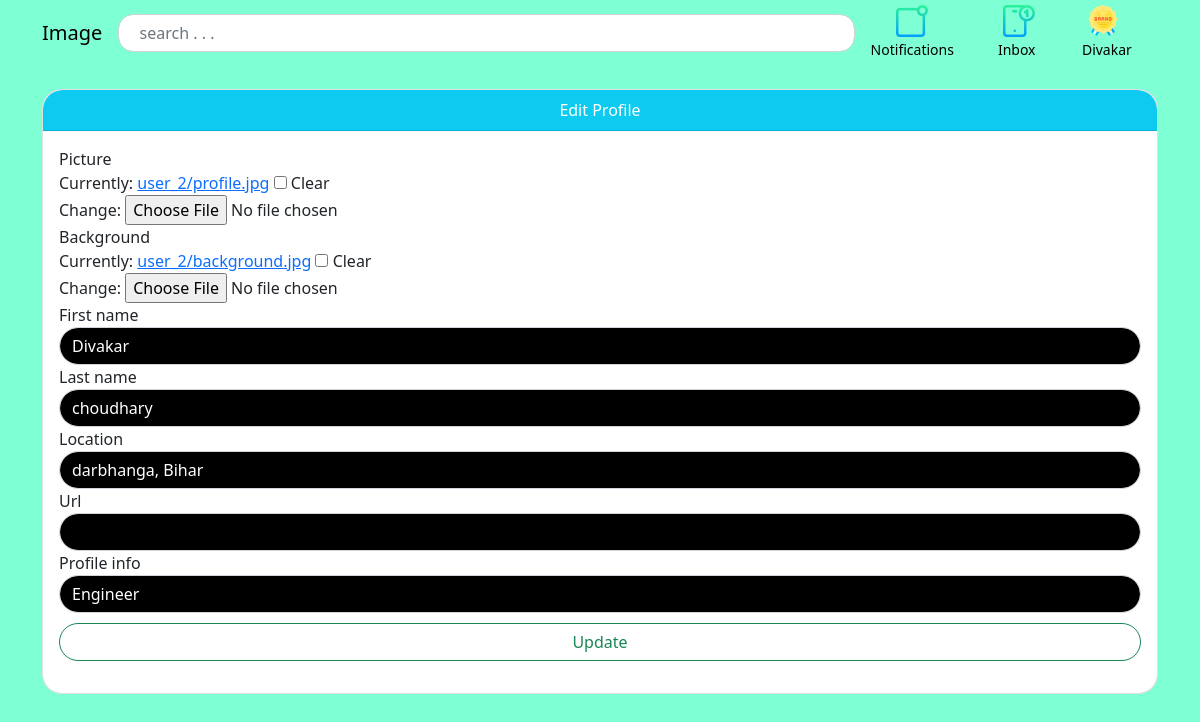
The page /user/profile/edit (signed in) on the database its author committed.
### authy/models.py (models this page shows, shortened)
class Profile(models.Model):
	user = models.OneToOneField(User, on_delete=models.CASCADE, related_name='profile')
	first_name = models.CharField(max_length=50, null=True, blank=True)
	last_name = models.CharField(max_length=50, null=True, blank=True)
	location = models.CharField(max_length=50, null=True, blank=True)
	url = models.CharField(max_length=80, null=True, blank=True)
	profile_info = models.TextField(max_length=150, null=True, blank=True)
	created = models.DateField(auto_now_add=True)
	favorites = models.ManyToManyField(Post)
	picture = models.ImageField(upload_to=user_directory_path, blank=True, null=True, verbose_name='Picture')
	background = models.ImageField(upload_to=user_bg__directory_path, blank=True, null=True, verbose_name='Background')

### authy/views.py (the view)
# urls.py: path('profile/edit', EditProfile, name='edit-profile'),
@login_required
def EditProfile(request):
	user = request.user.id
	profile = Profile.objects.get(user__id=user)
	BASE_WIDTH = 400
	if request.method == 'POST':
		form = EditProfileForm(request.POST, request.FILES, instance=request.user.profile)
		if form.is_valid():
			profile.picture = form.cleaned_data.get('picture')
			profile.background = form.cleaned_data.get('background')
			profile.first_name = form.cleaned_data.get('first_name')
			profile.last_name = form.cleaned_data.get('last_name')
			profile.location = form.cleaned_data.get('location')
			profile.url = form.cleaned_data.get('url')
			profile.profile_info = form.cleaned_data.get('profile_info')
			profile.save()
			return redirect('profile', request.user)
	else:
		form = EditProfileForm(instance=request.user.profile)
	context = {
		'form':form,
	}
	return render(request, 'edit_profile.html', context)

### authy/forms.py
class EditProfileForm(forms.ModelForm):
	picture = forms.ImageField(required=False)
	background = forms.ImageField(required=False)
	first_name = forms.CharField(widget=forms.TextInput(), max_length=50, required=False)
	last_name = forms.CharField(widget=forms.TextInput(), max_length=50, required=False)
	location = forms.CharField(widget=forms.TextInput(), max_length=25, required=False)
	url = forms.URLField(widget=forms.TextInput(), max_length=60, required=False)
	profile_info = forms.CharField(widget=forms.TextInput(), max_length=260, required=False)
	class Meta:
		model = Profile
		fields = ('picture', 'background','first_name', 'last_name', 'location', 'url', 'profile_info')

### direct/views.py (called while the page is built)
def checkDirects(request):
	directs_count = 0
	if request.user.is_authenticated:
		directs_count = Message.objects.filter(user=request.user, is_read=False).count()
	return {'directs_count':directs_count}

### notifications/views.py (called while the page is built)
def CountNotifications(request):
	count_notifications = 0
	if request.user.is_authenticated:
		count_notifications = Notification.objects.filter(user=request.user, is_seen=False).count()
	return {'count_notifications':count_notifications}

### instagram_clone/templates/edit_profile.html (shortened to what this page needs)
{% extends 'base.html' %} {% load static %} {% load crispy_forms_tags %} {% block content %}
<div class="container my-4">
  <div class="" style="">
    <div class="card" style="border-radius:20px;">
        <form
          method="post"
          enctype="multipart/form-data"
          action=""
          role="form"
          style=""
        >
        <div class="card-header text-center bg-info text-white" style="border-top-right-radius:20px;border-top-left-radius:20px;">
       Edit Profile
        </div>
        <div class="card-body">
          <div class="field">
            <div class="file is-boxed">
              {{ form.picture | as_crispy_field }}
            </div>
          </div>
          <div class="field">
            <div class="file is-boxed">
              {{ form.background | as_crispy_field }}
            </div>
          </div>
          <div class="field">
            <div class="control">{{ form.first_name | as_crispy_field }}</div>
          </div>
          <div class="field">
            <div class="control">{{ form.last_name | as_crispy_field }}</div>
          </div>
          <div class="field">
            <div class="control">{{ form.location | as_crispy_field }}</div>
          </div>
          <div class="field">
            <div class="control">{{ form.url | as_crispy_field }}</div>
          </div>
          <div class="field">
            <div class="control">{{ form.profile_info | as_crispy_field }}</div>
          </div>
          <div class="field" style="margin-top: 10px">
            <p class="control">
              <button
                type="submit"
                style=" width: 100%; border-radius:20px; "
                value="login"
                class="btn btn-outline-success"
              >
                Update
              </button>
            </p>
          </div>
          </div>
        </form>
    </div>
  </div>
</div>
{% endblock %}

### instagram_clone/templates/base.html (shortened to what this page needs)
{% load static %}
<!DOCTYPE html>
<html>
  <head>
    <link
      rel="stylesheet"
      href="https://cdn.jsdelivr.net/npm/bootstrap@5.1.1/dist/css/bootstrap.min.css"
    />
    <link href="https://cdn.jsdelivr.net/npm/bootstrap@5.0.0-beta1/dist/css/bootstrap.min.css" rel="stylesheet">
  </head>
  <body>
	<nav class="navbar navbar-expand-lg navbar-dark " id="navvvvvv" style="position: fixed;
	background-color: beige;
    height: 75px;
    margin-top: -5px;
    top: 0;
    left: 0;
    right: 0;
    z-index: 1098;">
		<div class="container" style="display: flex;
    -ms-flex-wrap: wrap;
    flex-wrap: nowrap;
    -ms-flex-align: center;
    align-items: center;
    -ms-flex-pack: justify;
    justify-content: space-between;
    flex-direction: row;
    align-content: center;">
		  <a class="navbar-brand" style="color:black;"   href="{% url 'index' %}">Image</a>
		  	<form class="form-inline " style="width:100%; margin:auto;"  >
		      <div class="input-group"  >
				  <a style="text-decoration:none; width:100%;" href="{% url 'search' %}"><input name="q" type="text" value="{{ request.GET.q }}" style="  border-radius:15px;width:100%; margin:auto;" class="form-control"  placeholder="  search . . ." /></a>
				</div>
		    </form>
        <a href="{% url 'show-notifications' %}" class="nav-link" style="color:black;">
        <img style="padding-left:25px;" class="" src="../../../../static/img/notifications.png">
      <small>Notifications</small>
      </a>
      <a href="{% url 'inbox' %}" class="nav-link" style="color:black;">
       <img style="padding-left:5px;" class="" src="../../../../../static/img/inbox.png">
        <small>Inbox</small>
      </a>
      {% if user.is_authenticated %}
      <a href="{% url 'profile' request.user %}" class="nav-link " style="color:black;">
        {% if request.user.profile.picture %}
        <img style="height:32px; width:32px; border-radius:50px; margin-left:5px;" class="" src="{{ request.user.profile.picture.url }}">
        <small>{{ request.user.profile.first_name }}</small>
        {% else %}
        <img style="height:32px; width:32px; border-radius:50px;  " class="" src="https://bulma.io/images/placeholders/256x256.png">
        <small>{{ request.user.username }}</small>
        {% endif %}</a>
        {% else %}
        <a href="{% url 'login' %}" class="nav-link " style="color:black;">
        <img style="height:32px; width:32px; border-radius:50px;  " class="" src="https://bulma.io/images/placeholders/256x256.png">
        <small>login</small>
        </a>
        {% endif %}
		</div>
	</nav>
    <div class="container-fluid" style="padding-top:65px; padding-bottom:85px;">
      {% block content %}
      {% endblock %}
    </div>
  </body>
</html>

### instagram_clone/templates/edit_profile.html (style rules this page uses)
nav { background-color: aquamarine !important; }
body { background-color: aquamarine; }
#id_first_name { background-color: black; color: white; border-radius: 20px; }
#id_last_name { background-color: black; color: white; border-radius: 20px; }
#id_url { background-color: black; color: white; border-radius: 20px; }
#id_location { background-color: black; color: white; border-radius: 20px; }
#id_profile_info { background-color: black; color: white; border-radius: 20px; }
#id_picture { width:90%; }
#id_background { width:90%; }

### rows shown on the page
Profile: first_name "Divakar", last_name "choudhary", location "darbhanga, Bihar", profile_info "Engineer"

### other values the page prints
{{ request.user.profile.first_name }} "Divakar"
